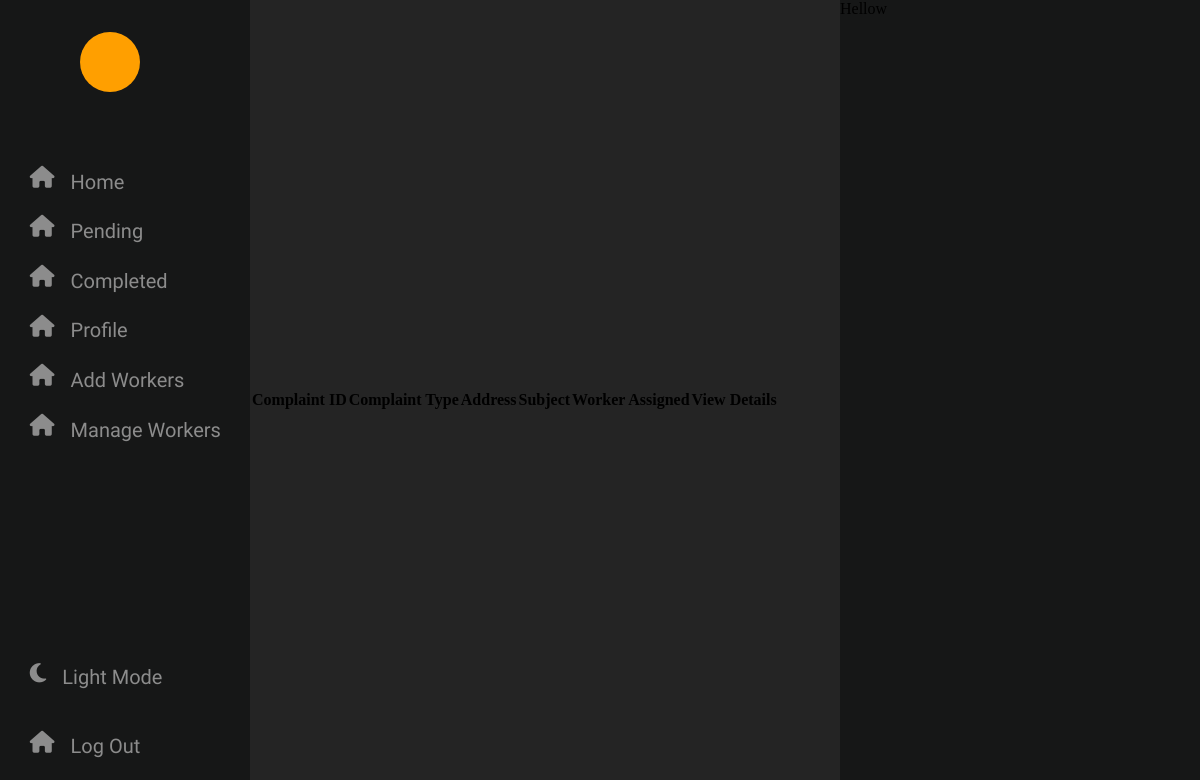
Page /php/cPendingComplaints.php on the earlier database version.
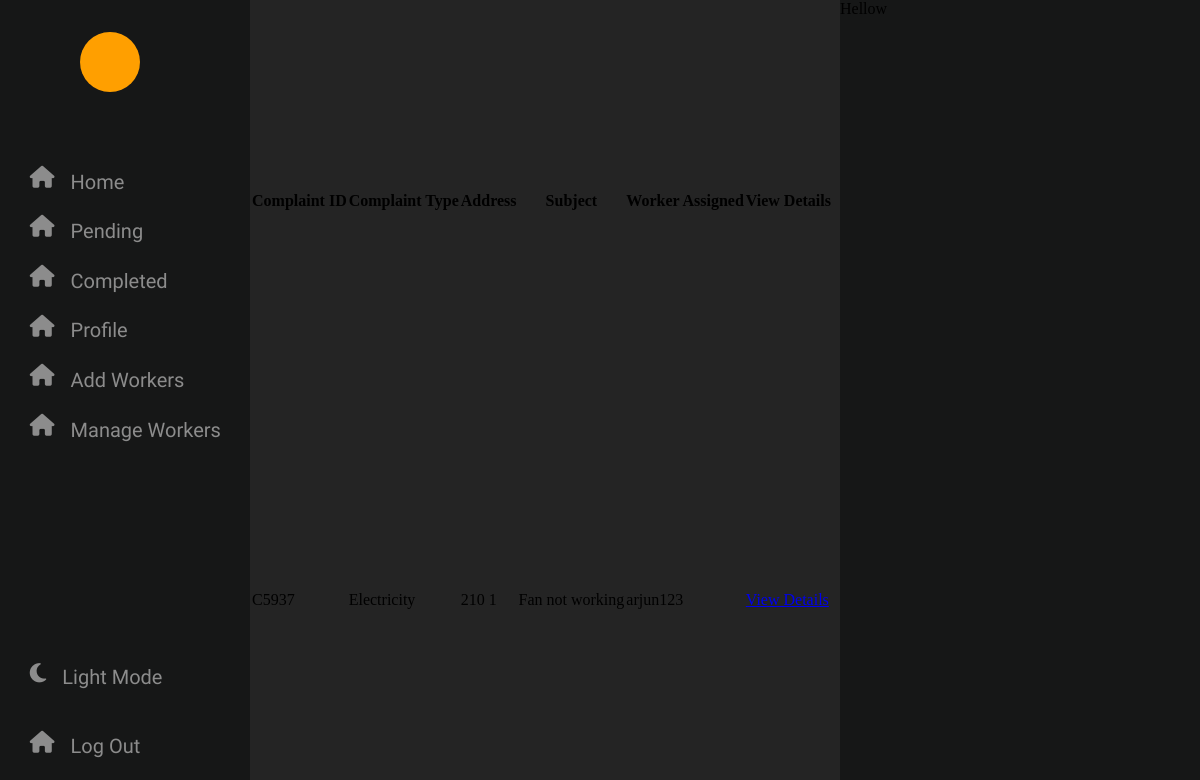
Same page on the later database version.
### tables this page shows
CREATE TABLE `complaints` (
  `username` varchar(50) NOT NULL,
  `complaint_id` varchar(10) NOT NULL,
  `complaint_type` varchar(20) NOT NULL,
  `subject` varchar(50) NOT NULL,
  `description` text NOT NULL,
  `folder` varchar(300) NOT NULL,
  `time` datetime(2) NOT NULL DEFAULT current_timestamp(2),
  `resolved_time` datetime(2) DEFAULT NULL,
  `last_updation` datetime(2) DEFAULT NULL,
  `worker_assigned` varchar(50) DEFAULT NULL,
  `isApproved` int(2) NOT NULL
);

CREATE TABLE `register` (
  `sno` int(20) NOT NULL,
  `name` varchar(50) DEFAULT NULL,
  `username` varchar(50) NOT NULL,
  `password` varchar(255) NOT NULL,
  `email` varchar(50) NOT NULL,
  `building` varchar(5) NOT NULL,
  `room` varchar(5) NOT NULL,
  `allotment_letter` varchar(300) NOT NULL,
  `user_profile` varchar(255) DEFAULT NULL,
  `isAllowed` int(2) NOT NULL
);

### php/cPendingComplaints.php (the view, shortened to what this page needs)
<html lang="en" dir="ltr">
  <head>
    <link rel="stylesheet" href="https://cdnjs.cloudflare.com/ajax/libs/font-awesome/6.5.1/css/all.min.css" />
   </head>
<body>
<div class="nav">
<div class="icon">
</div>
<div class="nav-content">
            <div>
                <i class="fa-solid fa-house"></i>
            </div>
            <div>
                <i class="fa-solid fa-house" ></i>
            </div>
            <div>
                <i class="fa-solid fa-house"></i>
            </div>
            <div>
                <i class="fa-solid fa-house" ></i>
            </div>
            <div>
                <i class="fa-solid fa-house" ></i>
            </div>
            <div>
                <i class="fa-solid fa-house" ></i>
            </div>
</div>
<div class="nav-content-down">
    <div onclick="toggle()" >
        <i class="fa-solid fa-moon" ></i>
    </div>
    <div>
        <i class="fa-solid fa-house"></i>
    </div>
</div>
</div>
<div class="content">
    <table class="content-table">
        <tr>
            <th>Complaint ID</th>
            <th>Complaint Type</th>
            <th>Address</th>
            <th>Subject</th>
            <th>Worker Assigned</th>
            <th>View Details</th>
        </tr>
        <?php
        include 'config.php';
        $sql = "SELECT complaints.*, register.building, register.room FROM complaints JOIN register ON complaints.username = register.username ";
        $result = $conn->query($sql);
        while ($row = $result->fetch_assoc()){
            ?>
            <tr class="active-row">
                <td><?php echo $row["complaint_id"] ?></td>
                <td><?php echo $row["complaint_type"] ?></td>
                <td><?php echo $row['building'] . " " . $row['room'] ; ?></td>
                <td><?php echo $row["subject"] ?></td>
                <td><?php echo $row["worker_assigned"] ?></td>
                <td><a href="../php/assignWorker.php?id=<?php echo $row['complaint_id']; ?>">View Details</a></td>
            </tr>
            <?php
        }
        ?>
    </table>
</div>
<div class="preview">
<p>Hellow</p>
</div>
</body>
</html>

Differences in the rows shown:
added complaints: register.building "210", subject "Fan not working", worker_assigned "arjun123"
